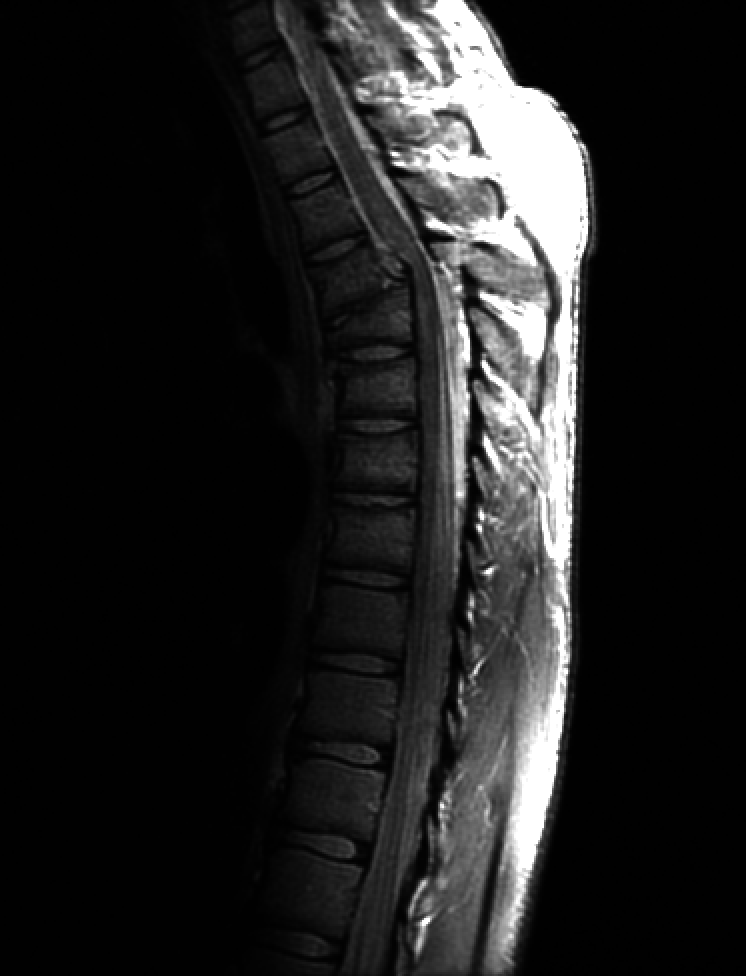
#> input picture fractured_spin/images/fractured_spine.tif, 746 x 976 px
$ jupyter execute main.ipynb
#> lines starting #> are read from the running program, lines starting #| are printed output that depends on the picture
[cell 1]
# ===== BIBLIOTECAS =====
import cv2 as cv
import numpy as np
import matplotlib.pyplot as plt

[cell 2]
# ===== FUNÇÕES AUXILIARES =====
# Função para normalizar os valores dos pixel entre 0 e 255
def normalizeImage(image):
    # Pegando o máximo e mínimo
    maximum = np.max(image)
    minimum = np.min(image)
    # Realizando a normalização
    return 255.0 * (image - minimum) / (maximum - minimum)

[cell 3]
# === CÓDIGO PRINCIPAL =====

images = [] # Array com as imagens

# Carregar a imagem original e passar para escala de cinza
images.append(cv.imread('./images/fractured_spine.tif'))
images[0] = cv.cvtColor(images[0], cv.COLOR_BGR2GRAY)

# Array dos Gamas
gamas = [0.6, 0.4, 0.3]

# Aplicando o realce (Transformação de Potência) e
# normalizando os valores para o intervalor [0, 255]
for i in range(3):
  images.append(images[0] ** gamas[i])
  images[i + 1] = normalizeImage(images[i + 1])
#> this loop made 3 passes
#> maximum in normalizeImage on passes 1 to 3: 27.79, 9.18, 5.27
#> after the loop, images = 4 items

# Convertendo de BGR para RGB
for i in range(4):
  images[i] = cv.cvtColor(images[i].astype(np.uint8), cv.COLOR_GRAY2BGR)

# Criando grade 2 x 2 para plotar imagens
fig, axs = plt.subplots(2, 2, figsize = (8, 10))

# Titulos da imagens
titles = ['Original', 'Gama = 0.6', 'Gama = 0.4', 'Gama = 0.3']

# Definindo o local de cada imagem
for i in range(2):
  for j in range(2):
    k = 2 * i + j
    axs[i][j].imshow(images[k])
    axs[i][j].set_title(titles[k])

plt.tight_layout() # Evitando sobreposição

# Plotando as imagens e salvando o resultado
fig.savefig('./images/fractured_spin.png', dpi = 300, bbox_inches = 'tight')
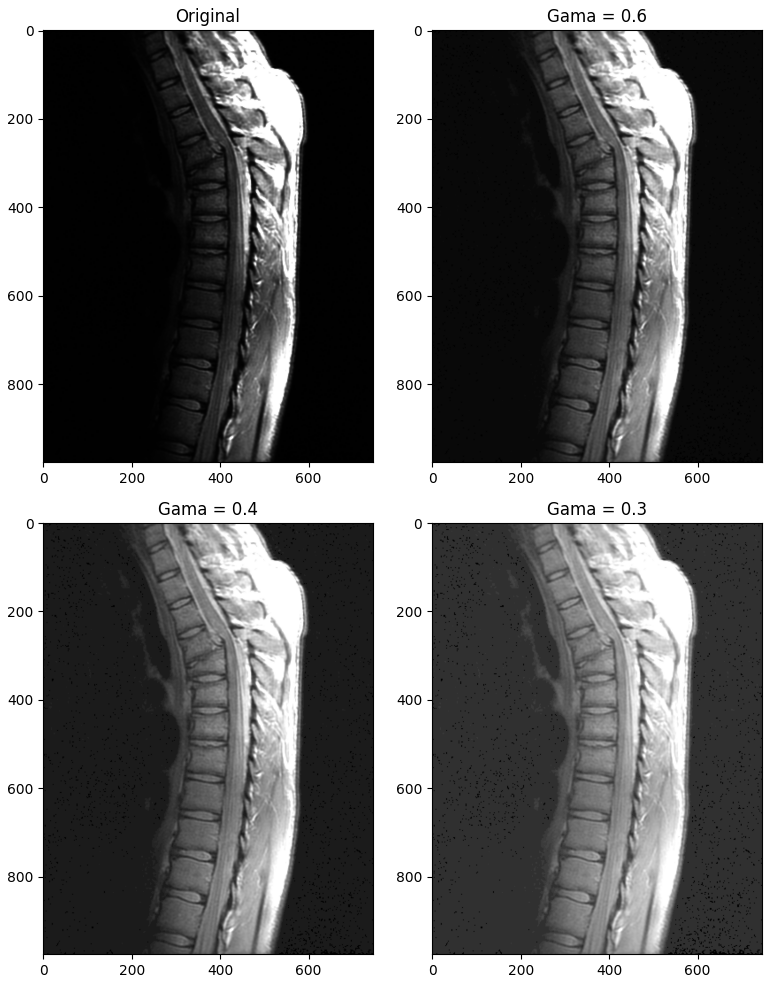
#> figure drawn by matplotlib, 4 panels
plt.show()


$ run again, with fractured_spin/images/fractured_spin.png saved as fractured_spin/images/fractured_spine.tif
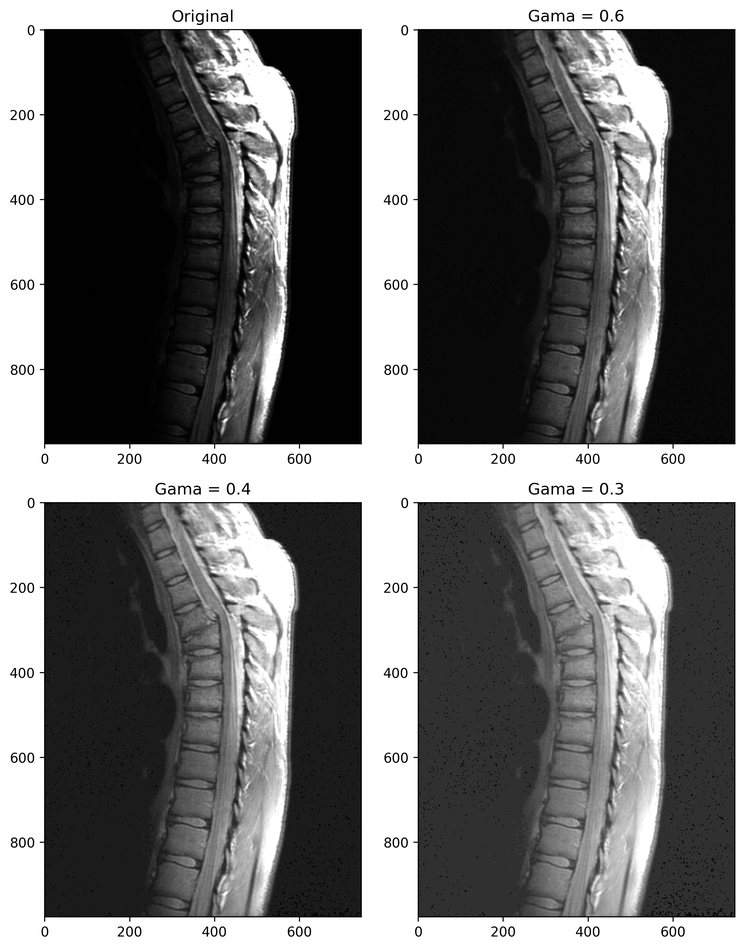
#> input picture fractured_spin/images/fractured_spin.png, 744 x 949 px, shrunk from 2324 x 2965 before the run
#> the loop `for i in range(3):` made 3 passes
#> maximum in normalizeImage on passes 1 to 3: 27.79, 9.18, 5.27
#> after the loop `for i in range(3):`: images = 4 items
#> `fig.savefig('./images/fractured_spin.png', dpi = 300, bbox_inches = 't..`:
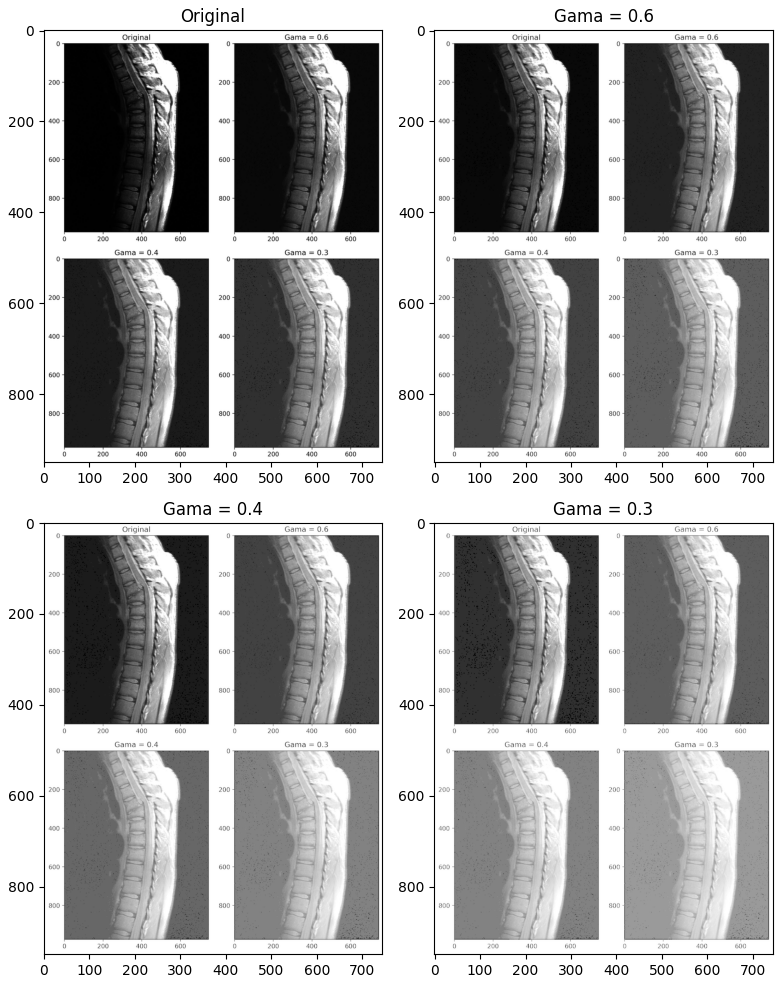
#> figure drawn by matplotlib, 4 panels
